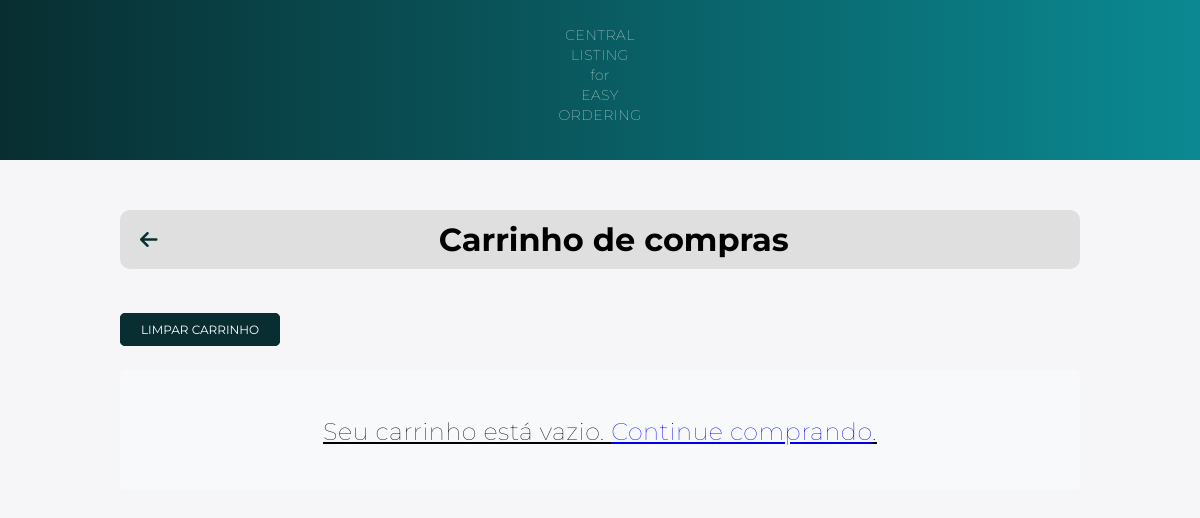
The app's page /cart/ (signed in), older data.
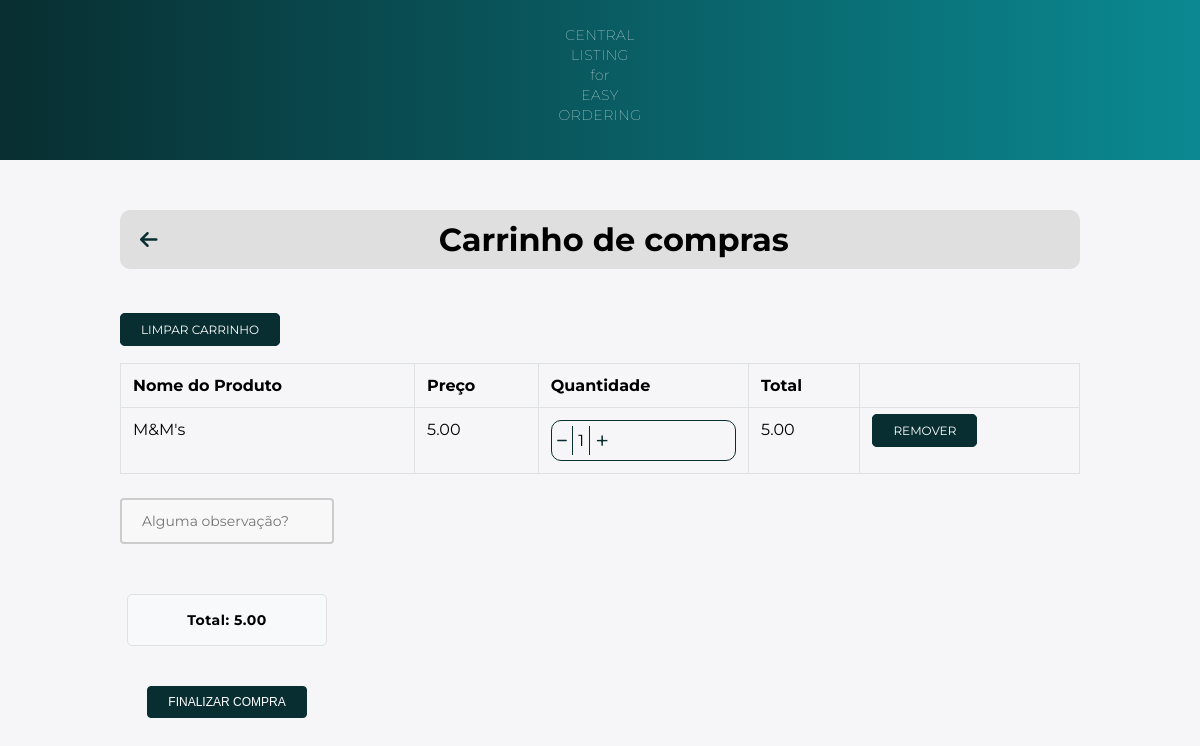
The same page, newer data.
### main/models.py (models this page shows, shortened)
class Cart(models.Model):
    user = models.ForeignKey(User, on_delete=models.CASCADE)
    product = models.ForeignKey(FoodProduct, on_delete=models.CASCADE)
    quantity = models.PositiveBigIntegerField(default=1)

class FoodProduct(models.Model):
    name = models.CharField(max_length=255)
    price = models.DecimalField(max_digits=10, decimal_places=2)
    image = models.ImageField(upload_to='static/food_products/', default="static/food_products/default")
    description = models.TextField()
    ingredients = models.ManyToManyField(Ingredients, blank=True)
    categoria = models.ForeignKey(Categoria, on_delete=models.CASCADE, null=True)

### main/views.py (the view)
# urls.py: path('cart/', views.cart, name='cart'),
@login_required(login_url='login')
def cart(request):
    cart_items = Cart.objects.filter(user=request.user)
    cart_items_total = []
    for item in cart_items:
        total = item.product.price * item.quantity
        cart_items_total.append((item, total))
    cart_total = sum([total for _, total in cart_items_total])
    if request.method == "POST":
        form = CartForm(request.POST)
        if form.is_valid():
            text_box_obs_value = form.cleaned_data.get('text_box_obs', '')
            if not text_box_obs_value:
                text_box_obs_value = 'nenhuma'
            cart_obs = CartObs(user=request.user, text_box_obs=text_box_obs_value)
            cart_obs.save()
            return redirect('payment')
    else:
        form = CartForm()
    context = {
        'cart_items_total': cart_items_total,
        'cart_total': cart_total,
        'form': form,
    }
    return render(request, 'cart.html', context)

### main/forms.py
class CartForm(forms.Form):
    text_box_obs = forms.CharField(widget=forms.Textarea(attrs={'rows': 4, 'placeholder': 'Alguma observação?'}), required=False)

### templates/cart.html (shortened to what this page needs)
{% load static %}
<!DOCTYPE html>
<html>
<head>
    <link rel="stylesheet" type="text/css" href="{% static './css/cart.css' %}">
    <link rel="stylesheet" href="https://cdnjs.cloudflare.com/ajax/libs/font-awesome/6.4.0/css/all.min.css" />
</head>
<body>
    <nav>
        <p>CENTRAL<br>LISTING<br>for<br>EASY<br>ORDERING</p>
    </nav>
    <div class="container">
        <div class="top-bar">
            <a href="{% url 'home' %}" class="back-to-home">
                <i class="fas fa-arrow-left"></i>
            </a>
            <h1 class="top-bar-title">Carrinho de compras</h1>
        </div>
    </div>
    <div class="container_clear_cart">
    <a href="{% url 'clear_cart' %}" class="btn btn-danger clear-cart-btn" name="clearCart">Limpar carrinho</a>
    </div>
    <div class="container">
        <div class="row">
            <div class="col-12">
                {% if cart_items_total %}
                <div class="table-container">
                <table class="table table-bordered">
                    <thead>
                        <tr>
                            <th>Nome do Produto</th>
                            <th>Preço</th>
                            <th>Quantidade</th>
                            <th>Total</th>
                            <th></th>
                        </tr>
                    </thead>
                    <tbody>
                        {% for item, total in cart_items_total %}
                        <tr>
                            <td>{{ item.product.name }}</td>
                            <td>{{ item.product.price }}</td>
                            <td>
                                <div class="quantity-box">
                                    <a href="{% url 'decrement_quantity' item.product.id %}" class="fa-sharp fa-solid fa-minus btn-sm minus-link" style="text-decoration: none" name="decreaseCart"></a>
                                    <span class="quantity-number">{{ item.quantity }}</span>
                                    <a href="{% url 'increment_quantity' item.product.id %}" class="fa-light fa-plus btn-sm plus-link" style="text-decoration: none" name="increaseCart"></a>
                                </div>
                            </td>
                            <td>{{ total }}</td>
                            <td>
                                <a href="{% url 'remove_from_cart' item.product.id %}" class="btn btn-danger btn-sm" name="removeCart">Remover</a>
                            </td>
                        </tr>
                        {% endfor %}
                    </tbody>
                </table>
            </div>
            {% if cart_items_total %}
                <div class="bottom-container">
                    <form id="cartForm" method="POST">
                        <div class="observation-container">
                          <input type="text" name="{{ form.text_box_obs.name }}" class="observation-box" placeholder="Alguma observação?"/>
                        </div>
                        <div class="total-and-button-container">
                          <div class="total-box">
                            <p class="total-text">Total: {{ cart_total }}</p>
                          </div>
                          <div class="checkout-btn-container">
                            <button type="button" class="btn btn-primary" id="finalizarCompraBtn">Finalizar Compra</button>
                          </div>
                        </div>
                      </form>
                    </div>
            {% endif %}
                {% else %}
                <div class="empty-cart-message">
                    <p>Seu carrinho está vazio. <a href="{% url 'home' %}">Continue comprando</a>.</p>
                </div>
                {% endif %}
            </div>
        </div>
    </div>
</body>
</html>

Row changes from the older to the newer data that the page shows:
added Cart: product.name "M&M's", product.price "5.00", quantity "1", total "5.00"
Text that changed along with them:
{{ cart_total }}: (not shown) → "5.00"
text no longer shown: "Seu carrinho está vazio. Continue comprando ."
text now shown: "Nome do Produto Preço Quantidade Total Total: FINALIZAR COMPRA"
